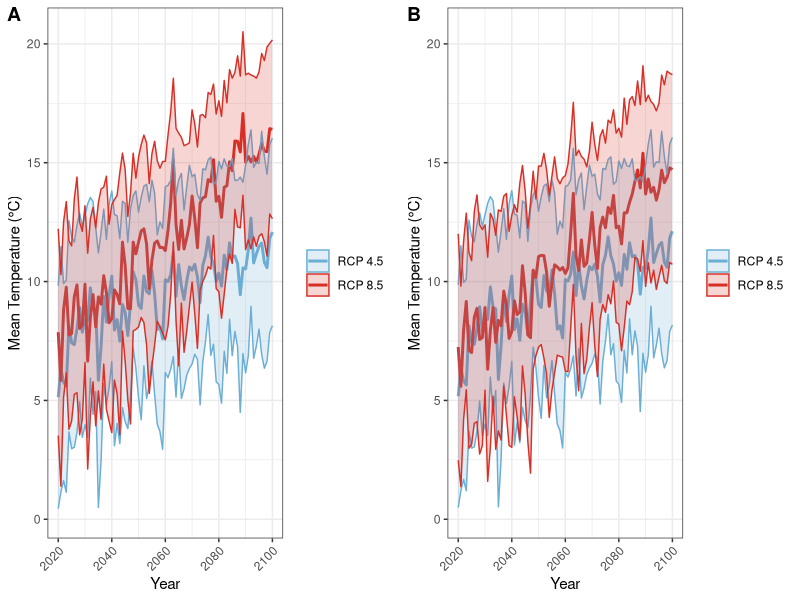
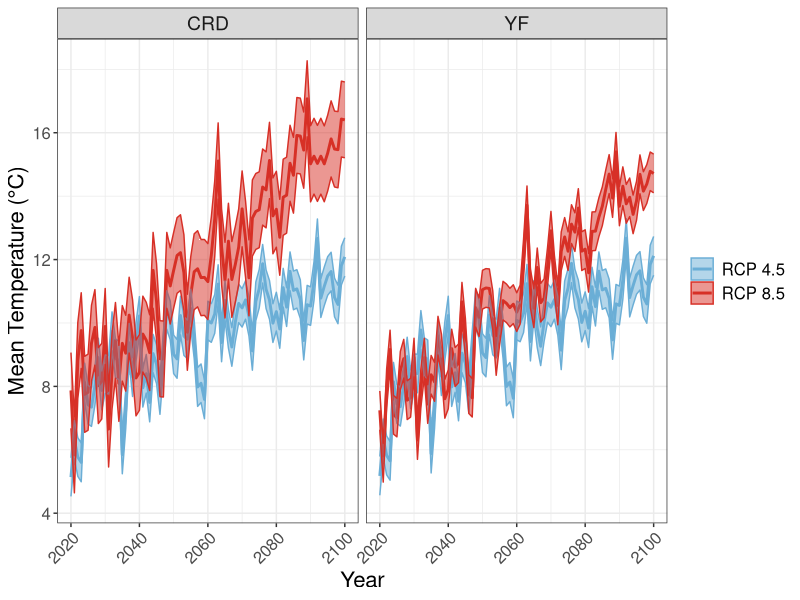
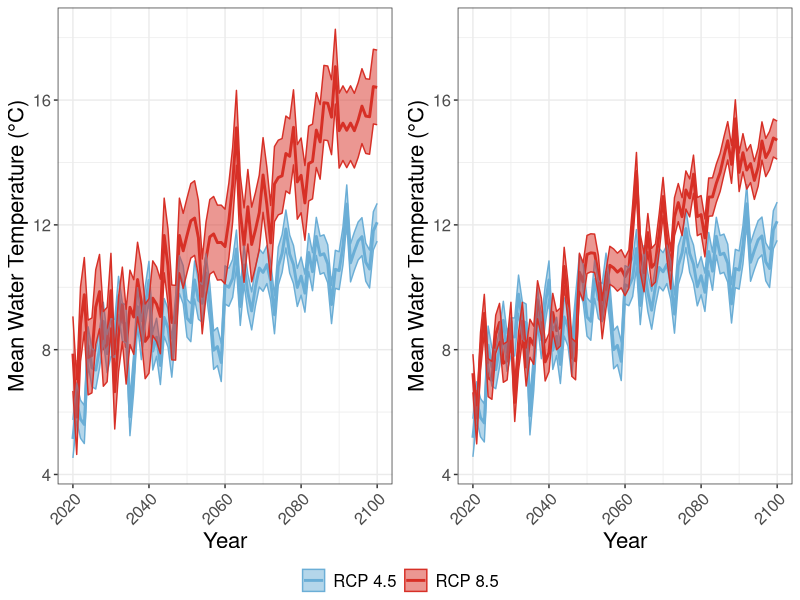
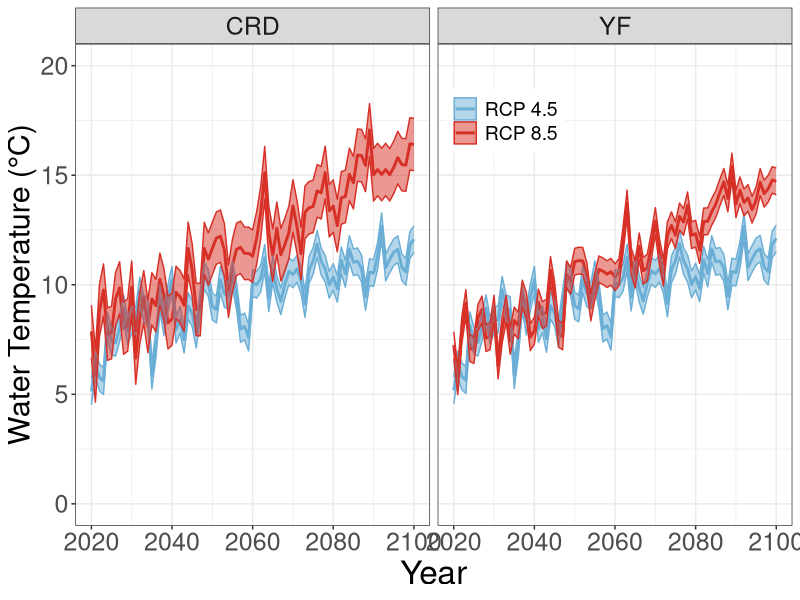

The R script that drew these images, in order:
## ---- chunk 1
rm(list = ls())

library(ggplot2)
library(tidyverse)
## ---- chunk 2
library(dplyr)
library(ggplot2)
library(readr)

# Read the data from the files
Mod_CRD45 <- read_csv("Corr_Mod_CRD45.csv")
Mod_CRD85 <- read_csv("Corr_Mod_CRD85.csv")
Mod_YF45 <- read_csv("Mod_YF45.csv")
Mod_YF85 <- read_csv("Mod_YF85.csv")

# Combine all datasets into one dataframe
combined_mod_data <- bind_rows(
  Mod_CRD45 %>% mutate(Model = "CRD45"),
  Mod_CRD85 %>% mutate(Model = "CRD85"),
  Mod_YF45 %>% mutate(Model = "YF45"),
  Mod_YF85 %>% mutate(Model = "YF85")
)

# Convert 'time' to Date and extract year
combined_mod_data <- combined_mod_data %>%
  mutate(time = as.Date(time),
         year = as.numeric(format(time, "%Y"))) %>%
  group_by(Model, year) %>%
  summarize(mean_med = mean(med, na.rm = TRUE),
            sd_med = sd(med, na.rm = TRUE),
            .groups = 'drop')

## ---- chunk 3
# Load necessary libraries
library(dplyr)
library(ggplot2)
library(ggpubr)  # For combining plots

# Define color palette for the models
color_palette <- c("CRD45" = "#6baed6",  # Soft Blue
                    "CRD85" = "#d73027",  # Dark Red
                    "YF45" = "#6baed6",   # Soft Blue
                    "YF85" = "#d73027")  # Dark Red

# Create a mapping for legend labels
legend_labels <- c("CRD45" = "RCP 4.5", "CRD85" = "RCP 8.5",
                    "YF45" = "RCP 4.5", "YF85" = "RCP 8.5")

# Calculate the global y-axis limits
temp_range <- range(combined_mod_data$mean_med - combined_mod_data$sd_med,
                    combined_mod_data$mean_med + combined_mod_data$sd_med)

# Plotting for CRD models
plot_CRD <- combined_mod_data %>%
  filter(Model %in% c("CRD45", "CRD85")) %>%
  ggplot(aes(x = year, y = mean_med, color = Model, fill = Model)) +
  geom_line(size = 1) +
  geom_ribbon(aes(ymin = mean_med - sd_med, ymax = mean_med + sd_med), alpha = 0.2) +
  scale_color_manual(values = color_palette, labels = legend_labels) +
  scale_fill_manual(values = color_palette, labels = legend_labels) +
  xlim(2020,2100) +
  scale_y_continuous(limits = temp_range) +
  labs(x = "Year",
       y = "Mean Temperature (°C)") +
  theme_bw() +
  theme(axis.text.x = element_text(angle = 45, hjust = 1),
        legend.title = element_blank())

# Plotting for YF models
plot_YF <- combined_mod_data %>%
  filter(Model %in% c("YF45", "YF85")) %>%
  ggplot(aes(x = year, y = mean_med, color = Model, fill = Model)) +
  geom_line(size = 1) +
  geom_ribbon(aes(ymin = mean_med - sd_med, ymax = mean_med + sd_med), alpha = 0.2) +
  scale_color_manual(values = color_palette, labels = legend_labels) +
  scale_fill_manual(values = color_palette, labels = legend_labels) +
  xlim(2020,2100) +
  scale_y_continuous(limits = temp_range) +
  labs(x = "Year",
       y = "Mean Temperature (°C)") +
  theme_bw() +
  theme(axis.text.x = element_text(angle = 45, hjust = 1),
        legend.title = element_blank())

# Combine the plots side by side
combined_plot <- ggarrange(plot_CRD, plot_YF,
                           ncol = 2, nrow = 1,
                           labels = c("A", "B"))

# Save the combined plot with wider dimensions
ggsave(filename = "combined_plot.png",
       plot = combined_plot,
       width = 10,  # Width in inches
       height = 6)   # Resolution in dots per inch

# Print the combined plot
print(combined_plot)
## ---- chunk 4
library(dplyr)
library(lubridate)
library(readr)

# Load the data
#Mod_CRD45 <- read_csv("Mod_CRD45.csv")
#Mod_CRD85 <- read_csv("Mod_CRD85.csv")
#Mod_YF45 <- read_csv("Mod_YF45.csv")
#Mod_YF85 <- read_csv("Mod_YF85.csv")

# Function to transform individual datasets
transform_mod_data <- function(data, rcp, site) {
  data %>%
    mutate(
      # Extract year and month from time
      year = year(time),
      month = month(time, label = TRUE),
      # Map pond to model (example mapping - adjust if needed)
      model = case_when(
        pond == 1 ~ "Model1",  # Adjust according to actual pond names
        pond == 2 ~ "Model2",  # Adjust according to actual pond names
        pond == 3 ~ "Model3",  # Adjust according to actual pond names
        TRUE ~ as.character(pond)
      ),
      # Map med to temperature
      temperature = med,
      # Assign rcp and site
      rcp = rcp,
      site = site
    ) %>%
    select(year, month, model, temperature, rcp, site) %>%
    mutate(date = as.Date(paste(year, month, "01", sep = "-"), format = "%Y-%b-%d"))
}

# Transform and combine datasets
combined_data <- bind_rows(
  transform_mod_data(Mod_CRD45, rcp = "4.5", site = "CRD"),
  transform_mod_data(Mod_CRD85, rcp = "8.5", site = "CRD"),
  transform_mod_data(Mod_YF45, rcp = "4.5", site = "YF"),
  transform_mod_data(Mod_YF85, rcp = "8.5", site = "YF")
)

# Print structure of the combined data
str(combined_data)

# Save the combined data to a CSV file if needed
write_csv(combined_data, "combined_mod_data.csv")

## ---- chunk 5
# Load necessary libraries
library(dplyr)
library(ggplot2)

# Define color palette for RCP scenarios
color_palette <- c("4.5" = "#6baed6",  # Soft Blue
                    "8.5" = "#d73027")  # Dark Red

# Create a mapping for legend labels
legend_labels <- c("4.5" = "RCP 4.5", "8.5" = "RCP 8.5")

# Recompute the summarized data directly from combined_data
summarized_data <- combined_data %>%
  group_by(rcp, model, year, site) %>%
  summarize(temperature = mean(temperature, na.rm = TRUE), .groups = 'drop') %>%
  group_by(rcp, year, site) %>%
  summarize(mean = mean(temperature, na.rm = TRUE),
            sd = sd(temperature, na.rm = TRUE),
            .groups = 'drop')

# Calculate global y-axis limits
temp_range <- range(summarized_data$mean - summarized_data$sd,
                    summarized_data$mean + summarized_data$sd, na.rm = TRUE)

# Verify temp_range values
print(temp_range)

# Create the plot
plotFutureEnsemble <- summarized_data %>%
  ggplot(aes(x = as.numeric(year), y = mean, color = rcp, fill = rcp)) +
  geom_line(size = 1) +
  geom_ribbon(aes(ymin = mean - sd, ymax = mean + sd), alpha = 0.5) +
  scale_color_manual(values = color_palette, labels = legend_labels) +
  scale_fill_manual(values = color_palette, labels = legend_labels) +
  xlim(2020, 2100) +  # Set x-axis limits
  scale_y_continuous(limits = temp_range) +  # Set y-axis limits
  facet_wrap(~site, labeller = labeller(site = c("yak" = "YF", "cord" = "CRD"))) +  # Facet by site
  labs(x = "Year", y = "Mean Temperature (°C)") +  # Axis labels
  theme_bw() +  # White background theme
  theme(
    axis.text.x = element_text(angle = 45, hjust = 1, size = 12),  # Rotate x-axis labels and set size
    axis.text.y = element_text(size = 12),  # Set y-axis tick labels size
    axis.title.x = element_text(size = 16),  # Set x-axis title size
    axis.title.y = element_text(size = 16),  # Set y-axis title size
    legend.text = element_text(size = 12),  # Set legend text size
    legend.title = element_blank(),  # Remove legend title
    strip.text = element_text(size = 14)  # Set facet label text size
  )

# Print the plot
print(plotFutureEnsemble)

ggsave(filename = "Corr_CombinedForecastH20Temp_plot.png",
       plot = plotFutureEnsemble,
       width = 10,  # Width in inches
       height = 6)   # Resolution in dots per inch

## ---- chunk 6
library(ggplot2)
library(dplyr)
library(ggpubr)  # for combining plots

# Define common plot elements
common_plot <- function(data, show_legend = FALSE, legend_position = "none") {
  ggplot(data, aes(x = as.numeric(year), y = mean, color = rcp, fill = rcp)) +
    geom_line(size = 1) +
    geom_ribbon(aes(ymin = mean - sd, ymax = mean + sd), alpha = 0.5) +
    scale_color_manual(values = color_palette, labels = legend_labels) +
    scale_fill_manual(values = color_palette, labels = legend_labels) +
    xlim(2020, 2100) +  # Set x-axis limits
    scale_y_continuous(limits = temp_range) +  # Set y-axis limits
    labs(x = "Year", y = "Mean Water Temperature (°C)") +  # Axis labels
    theme_bw() +  # White background theme
    theme(
      axis.text.x = element_text(angle = 45, hjust = 1, size = 12),  # Rotate x-axis labels and set size
      axis.text.y = element_text(size = 12),  # Set y-axis tick labels size
      axis.title.x = element_text(size = 16),  # Set x-axis title size
      axis.title.y = element_text(size = 16),  # Set y-axis title size
      legend.text = element_text(size = 12),  # Set legend text size
      legend.title = element_blank(),  # Remove legend title
      legend.position = legend_position  # Position of the legend
    )
}

# Filter data for each site
data_YF <- summarized_data %>% filter(site == "YF")
data_CRD <- summarized_data %>% filter(site == "CRD")

# Create individual plots
plot_YF <- common_plot(data_YF, show_legend = TRUE, legend_position = c(0.95, 0.05))  # Legend for YF plot, inside bottom-right
plot_CRD <- common_plot(data_CRD, show_legend = FALSE)  # No legend for CRD plot

# Combine the plots side by side using ggpubr::ggarrange
combined_plot <- ggarrange(plot_CRD, plot_YF, 
                           ncol = 2, nrow = 1, 
                           widths = c(1, 1),  # Equal widths for both plots
                           heights = c(1),   # Single row, height is uniform
                           common.legend = TRUE,  # Ensure only one common legend
                           legend = "bottom")

# Display the combined plot
print(combined_plot)

# Save the combined plot
ggsave(filename = "Corr_CombinedForecastH20Temp_plotsNew.png",
       plot = combined_plot,
       path = paste(getwd()),
       width = 14,  # Width in inches
       height = 6)  # Height in inches
file.path(getwd(), "Corr_CombinedForecastH20Temp_plotsNew.png")


## ---- chunk 7
library(ggplot2)
library(dplyr)
library(cowplot)

# Create the first plot without the legend
plotLegend <- summarized_data %>%
  ggplot(aes(x = as.numeric(year), y = mean, color = rcp, fill = rcp)) +
  geom_line(size = 1) +
  geom_ribbon(aes(ymin = mean - sd, ymax = mean + sd), alpha = 0.5) +
  scale_color_manual(values = color_palette, labels = legend_labels) +
  scale_fill_manual(values = color_palette, labels = legend_labels) +
  xlim(2020, 2100) +  # Set x-axis limits
  ylim(0, 20) +
  facet_wrap(~site, labeller = labeller(site = c("yak" = "YF", "cord" = "CRD"))) +  # Facet by site
  labs(x = "Year", y = "Water Temperature (°C)") +  # Axis labels
  theme_bw() +  # White background theme
  theme(
    axis.text.x = element_text(size = 18),  # Rotate x-axis labels and set size
    axis.text.y = element_text(size = 18),  # Set y-axis tick labels size
    axis.title.x = element_text(size = 24),  # Set x-axis title size
    axis.title.y = element_text(size = 22),  # Set y-axis title size
    legend.position = c(0.6, 0.84),  # Position of legend
    legend.title = element_blank(),  # Remove legend title
    legend.text = element_text(size = 14),  # Increase legend text size
    strip.text = element_text(size = 18)  # Set facet label text size
  )

plotLegend

ggsave(filename = "Corr_CombinedForecastH20Temp_plots.png",
       plot = plotLegend,
       width = 14,  # Width in inches
       height = 6)  # Height in inches
file.path(getwd(), "Corr_CombinedForecastH20Temp_plots.png")
